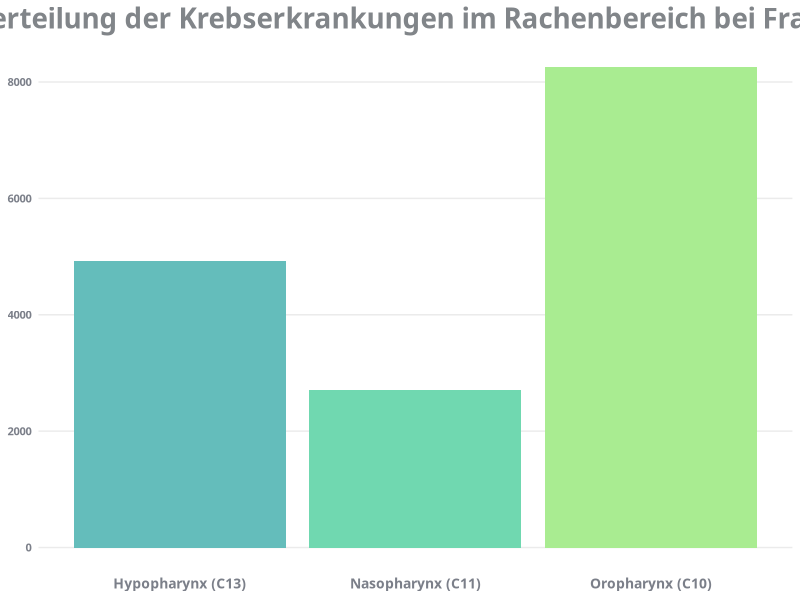

Write the R code that produced this figure.
## ---- chunk 1

# Required Libraries
library(ggplot2)
library(dplyr)
library(scales) # For percentage formatting
library(ggtext) # For element_markdown in themes
library(tidyr) # For data transformation
library(dplyr)

# Read the CSV file
data <- read.csv( "Daten/HNO.csv" , sep = ";", header = TRUE)

data <- data %>% select(-X)

# Pivot to long format
long_data <- pivot_longer(data, cols = weiblich:männlich, names_to = "Gender", values_to = "Value")

# Calculate proportions for each gender group
long_data <- long_data %>%
  group_by(Gender) %>%
  mutate(Total = sum(Value), Proportion = Value / Total) %>%
  ungroup()


weiblich_data <- long_data %>%
  filter(Gender == "weiblich")%>%
 filter(Diagnose %in% c("Oropharynx (C10)", "Nasopharynx (C11)", "Hypopharynx (C13)"))

  
  library(ggplot2)
  library(ggtext)
  
color_palette_Frauen <- c("#64BDBB", "#70D8B0", "#A9EC91" )
# Create the bar chart
ggplot(
  weiblich_data, 
  aes(
    x = Diagnose, 
    y = Value, 
    fill = Diagnose
    )) +
  geom_bar(
    stat = "identity", 
    show.legend = FALSE
    ) +  
  scale_fill_manual(values = color_palette_Frauen) +  
  theme_minimal() +  
  labs(
    title = "<p><span style='color:#818589'>Verteilung der Krebserkrankungen im Rachenbereich bei Frauen</span></p>",
  ) +
  theme(
    plot.title = element_markdown(hjust = 0.5, family = "Ubuntu", size = 20, face = "bold"),
    plot.caption = element_markdown(hjust = 0.5, size = 10),
    # panel.grid.major.y = element_blank(),
    panel.grid.minor.y = element_blank(),
    panel.grid.major.x = element_blank(),
    panel.grid.minor.x = element_blank(),
    axis.text.x = element_text(
      #angle = 45, 
      hjust = 0.5,
      family = "Ubuntu", 
      face = "bold", 
      color = "#7B7F89", 
      size = 10
      ),  # Rotate x labels if they overlap
    axis.title.x = element_blank(),  # Remove x axis title
    axis.title.y = element_blank(),  # Remove y axis title
    #axis.text.y = element_blank(),  # Remove y axis text
    axis.text.y = element_text(family = "Ubuntu", face = "bold", color = "#7B7F89", size = 8),  
    axis.ticks = element_blank()  # Remove axis ticks
  )

  
